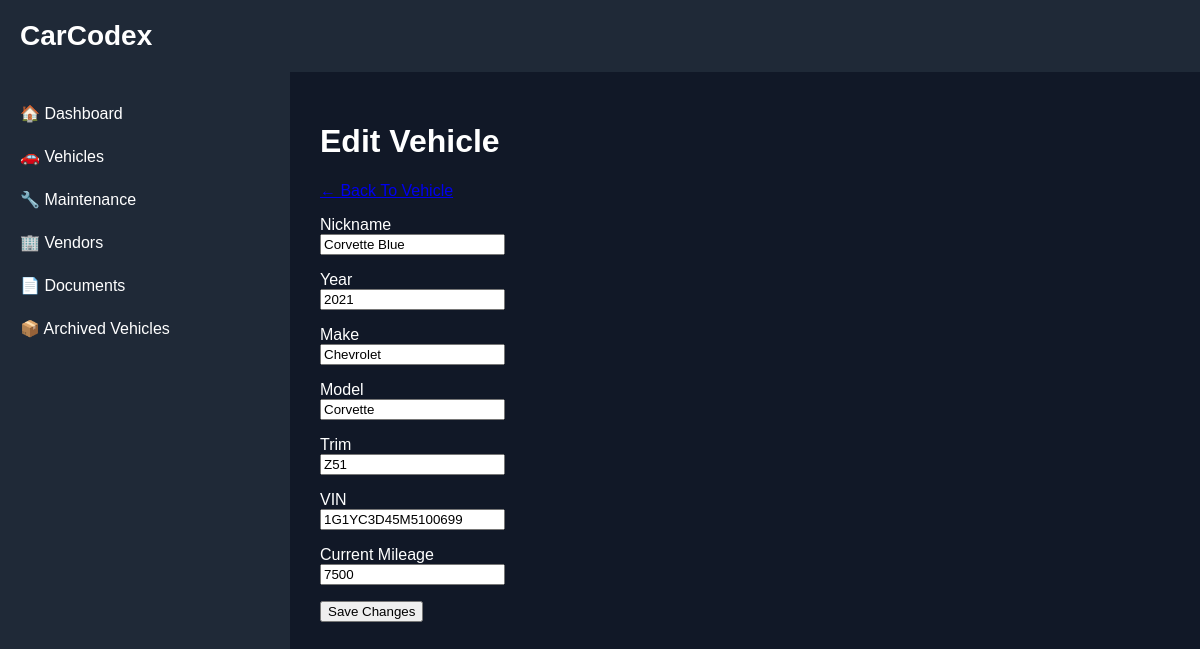
Page /vehicle-edit/1 on the committed database.
### backend/models.py (models this page shows)
class Vehicle(Base):
    __tablename__ = "vehicles"
    id = Column(Integer, primary_key=True, index=True)
    nickname = Column(String)
    vin = Column(String)
    year = Column(Integer)
    make = Column(String)
    model = Column(String)
    trim = Column(String)
    current_mileage = Column(Integer)
    archived = Column(
        Boolean,
        default=False
)

### backend/main.py (the view)
@app.get(
    "/vehicle-edit/{vehicle_id}",
    response_class=HTMLResponse
)
def vehicle_edit_page(
    request: Request,
    vehicle_id: int
):
    db = SessionLocal()
    vehicle = db.query(
        Vehicle
    ).filter(
        Vehicle.id == vehicle_id
    ).first()
    db.close()
    return templates.TemplateResponse(
        request=request,
        name="vehicle_edit.html",
        context={
            "request": request,
            "vehicle": vehicle
        }
    )

### backend/templates/vehicle_edit.html (shortened to what this page needs)
{% extends "base.html" %}
{% block content %}
<h1>Edit Vehicle</h1>
<p>
    <a href="/vehicle/{{ vehicle.id }}"
       class="nav-link">
    </a>
</p>
<form method="post" action="/vehicle-edit/{{ vehicle.id }}">
    <p>
        Nickname<br>
        <input
            type="text"
            name="nickname"
            value="{{ vehicle.nickname }}">
    </p>
    <p>
        Year<br>
        <input
            type="number"
            name="year"
            value="{{ vehicle.year }}">
    </p>
    <p>
        Make<br>
        <input
            type="text"
            name="make"
            value="{{ vehicle.make }}">
    </p>
    <p>
        Model<br>
        <input
            type="text"
            name="model"
            value="{{ vehicle.model }}">
    </p>
    <p>
        Trim<br>
        <input
            type="text"
            name="trim"
            value="{{ vehicle.trim }}">
    </p>
    <p>
        VIN<br>
        <input
            type="text"
            name="vin"
            value="{{ vehicle.vin }}">
    </p>
    <p>
        Current Mileage<br>
        <input
            type="number"
            name="current_mileage"
            value="{{ vehicle.current_mileage }}">
    </p>
    <p>
        <button type="submit">
            Save Changes
        </button>
    </p>
</form>
{% endblock %}

### backend/templates/base.html (style rules this page uses)
body { margin: 0; font-family: Arial, sans-serif; background: #111827; color: white; }

### rows in the picture
Vehicle: nickname "Corvette Blue", year "2021", make "Chevrolet", model "Corvette", trim "Z51", vin "1G1YC3D45M5100699", current_mileage "7500"
